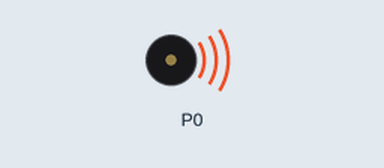
This program was run on a simulated BBC micro:bit (MakeCode). Parts: buzzer (waves = sounding). Random numbers come from a fixed seed.

Above: at 0.1 s.
Timing chart, 0 to 40.0 s (numbered marks = the images above):
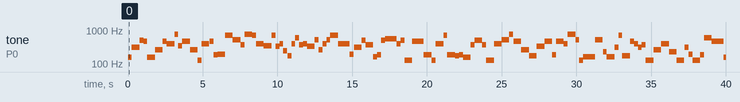

Measured:
- by itself, tone on P0: plays 156 Hz for 0.26 s, 312 Hz for 0.52 s, 494 Hz for 0.26 s, 466 Hz for 0.26 s, 156 Hz for 0.52 s, 262 Hz for 0.52 s … (101 notes in this stretch)

The program:

main.ts
```typescript
function createMelody () {
    for (let index = 0; index <= melody.length - 1; index++) {
        octave = randint(1, 3)
        if (octave == 1) {
            melody[index] = scale._pickRandom() * octave
        } else if (octave == 2) {
            melody[index] = scale._pickRandom() * octave
        } else if (octave == 3) {
            melody[index] = scale._pickRandom() * octave
        }
    }
    music.setTempo(bpm._pickRandom())
    executeMelody()
}
function executeMelody () {
    for (let index = 0; index <= melody.length - 1; index++) {
        music.playTone(melody[index], beat._pickRandom())
    }
}
let step = 0
let octave = 0
let scale: number[] = []
let bpm: number[] = []
let melody: number[] = []
let beat: number[] = []
beat = [256, 512]
melody = [
0,
0,
0,
0,
0,
0,
0,
0,
0,
0,
0,
0,
0,
0
]
// penta Cm
bpm = [
500,
100,
150,
200,
250
]
// penta Cm
scale = [
131,
156,
165,
175,
185,
196,
233,
247
]
basic.forever(function () {
    step += 1
    step = step % 8
    createMelody()
})
```

test.ts
```typescript
// testes vão aqui; isto não será compilado quando este pacote for usado como uma extensão.
```
